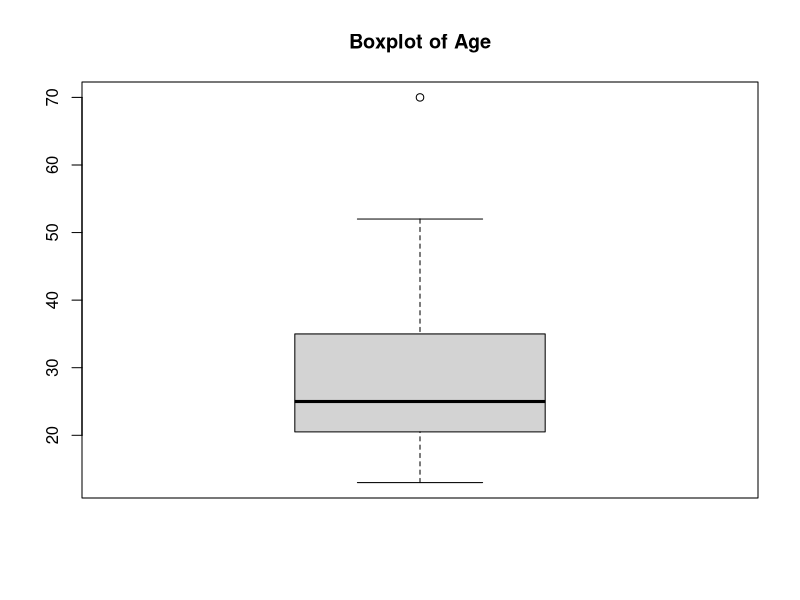
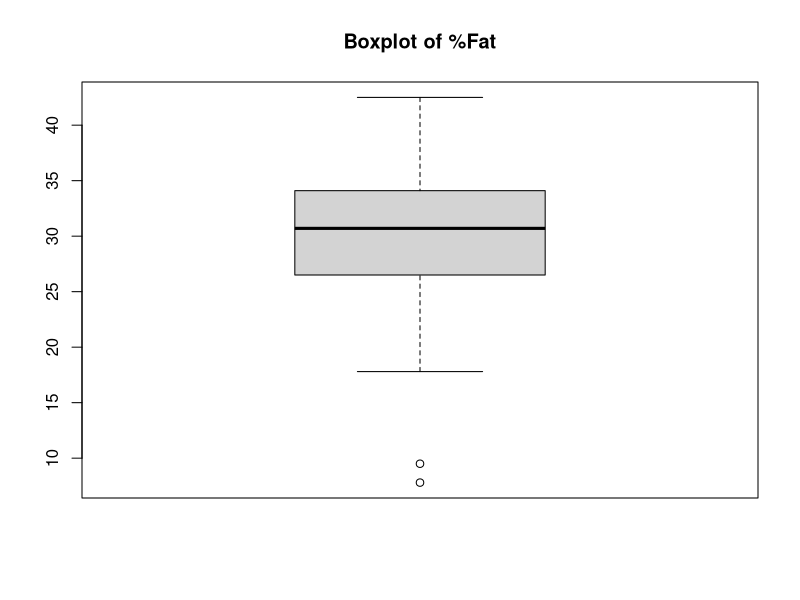

Recreate these plots in R, in order. (Note: this script raises an error after producing the figures.)
age<- c(13, 15, 16, 16, 19, 20, 20, 21, 22, 22, 25, 25, 25, 25, 30, 33, 33, 35, 35, 35, 35, 36, 40, 45, 46, 52, 70)
percent_fat <- c(9.5,26.5,7.8,17.8,31.4,25.9,27.4,27.2,31.2,34.6,42.5,28.8,33.4,30.2,34.1,32.9,41.2,35.7)
mean_age <- mean(age)
mean_percent_fat <- mean(percent_fat)

median_age <- median(age)
median_percent_fat <- median(percent_fat)

sd_age <- sd(age)
sd_percent_fat <- sd(percent_fat)

print(paste("Mean Age:", mean_age))
print(paste("Median Age:", median_age))
print(paste("Standard Deviation Age:", sd_age))

print(paste("Mean %Fat:", mean_percent_fat))
print(paste("Median %Fat:", median_percent_fat))
print(paste("Standard Deviation %Fat:", sd_percent_fat))

boxplot(age, main="Boxplot of Age")


boxplot(percent_fat, main="Boxplot of %Fat")

plot(age, percent_fat, main="Scatter Plot", xlab="Age", ylab="%Fat")

qqnorm(age)
qqline(age, col = 2)

qqnorm(percent_fat)
qqline(percent_fat, col = 2)
